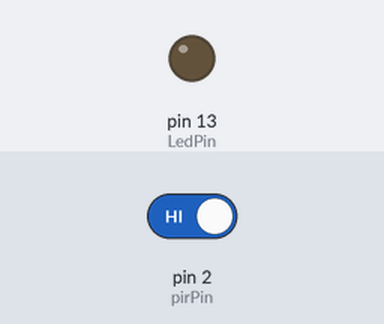
Bench run of a sketch on a simulated Arduino Nano, built with avr-gcc and run on an emulated ATmega328P. Parts: output pins drawn as LEDs (lit = HIGH). Inputs (shaded band) come from the test bench; at power-on: pin 2 (pirPin) HIGH. What the sketch prints to the serial monitor is not drawn.

Above: at 1.2 s.
1.3 s: pin 2 (pirPin) driven LOW
At 1.7 s:
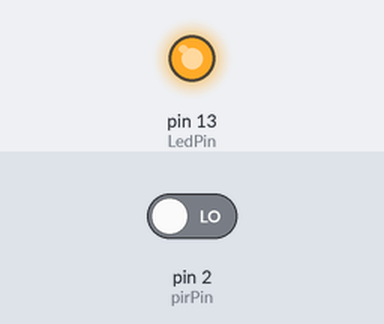
2.8 s: pin 2 (pirPin) driven HIGH
At 4.1 s:
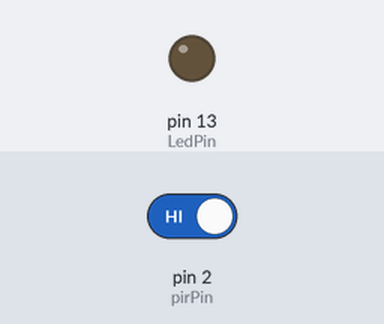
Timing chart, 0 to 5.8 s (numbered marks = the images above; inputs shaded):
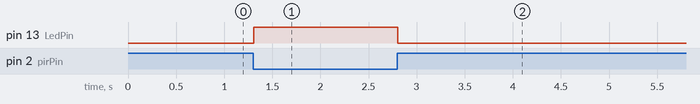

The sketch:

PIR.ino
```cpp
int pirPin = 2; //digital 2
int LedPin = 13;

void setup(){
	Serial.begin(9600);
	pinMode(pirPin, INPUT);
	pinMode(LedPin, OUTPUT);
}
void loop(){
	int pirVal = digitalRead(pirPin);

	Serial.println(pirVal);

	if (pirVal == LOW){ //was motion detected
		digitalWrite(LedPin, HIGH);
		delay(300);
	}
	else
	{
		digitalWrite(LedPin, LOW);
	}
}
```

Measured:
- after the input at 1.3 s, pin 13 (LedPin): LOW → HIGH at once
- after the input at 2.8 s, pin 13 (LedPin): HIGH → LOW at once
